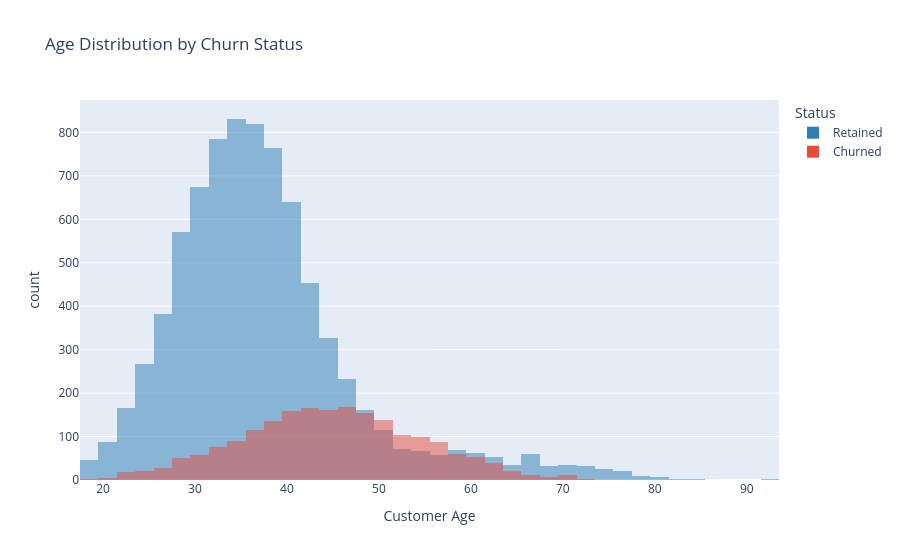

Write notebook code for a chart like this one.
### Markdown cell above
## 4. Age Distribution and Correlations

### Code cell
fig = px.histogram(
    df.assign(Status=df['churn'].map({0: 'Retained', 1: 'Churned'})),
    x='age', color='Status', barmode='overlay', nbins=40,
    category_orders={'Status': ['Retained', 'Churned']},
    color_discrete_map={'Retained': '#2c7fb8', 'Churned': '#e74c3c'},
    labels={'age': 'Customer Age'}, title='Age Distribution by Churn Status',
)
fig.show()

### Figure 1 — Plotly figure (JSON) as saved in the notebook; plotly's stock layout.template omitted (floating-point values rounded to 4 significant figures; data arrays with more than 128 entries replaced by an {"elided": "..."} marker saying what was removed)
{"data": [{"bingroup": "x", "hovertemplate": "Status=Retained<br>Customer Age=%{x}<br>count=%{y}<extra></extra>", "legendgroup": "Retained", "marker": {"color": "#2c7fb8", "opacity": 0.5, "pattern": {"shape": ""}}, "name": "Retained", "nbinsx": 40, "orientation": "v", "showlegend": true, "type": "histogram", "x": {"elided": "7963 int values"}, "xaxis": "x", "yaxis": "y"}, {"bingroup": "x", "hovertemplate": "Status=Churned<br>Customer Age=%{x}<br>count=%{y}<extra></extra>", "legendgroup": "Churned", "marker": {"color": "#e74c3c", "opacity": 0.5, "pattern": {"shape": ""}}, "name": "Churned", "nbinsx": 40, "orientation": "v", "showlegend": true, "type": "histogram", "x": {"elided": "2037 int values"}, "xaxis": "x", "yaxis": "y"}], "layout": {"barmode": "overlay", "legend": {"title": {"text": "Status"}, "tracegroupgap": 0}, "title": {"text": "Age Distribution by Churn Status"}, "xaxis": {"anchor": "y", "domain": [0.0, 1.0], "title": {"text": "Customer Age"}}, "yaxis": {"anchor": "x", "domain": [0.0, 1.0], "title": {"text": "count"}}}}
